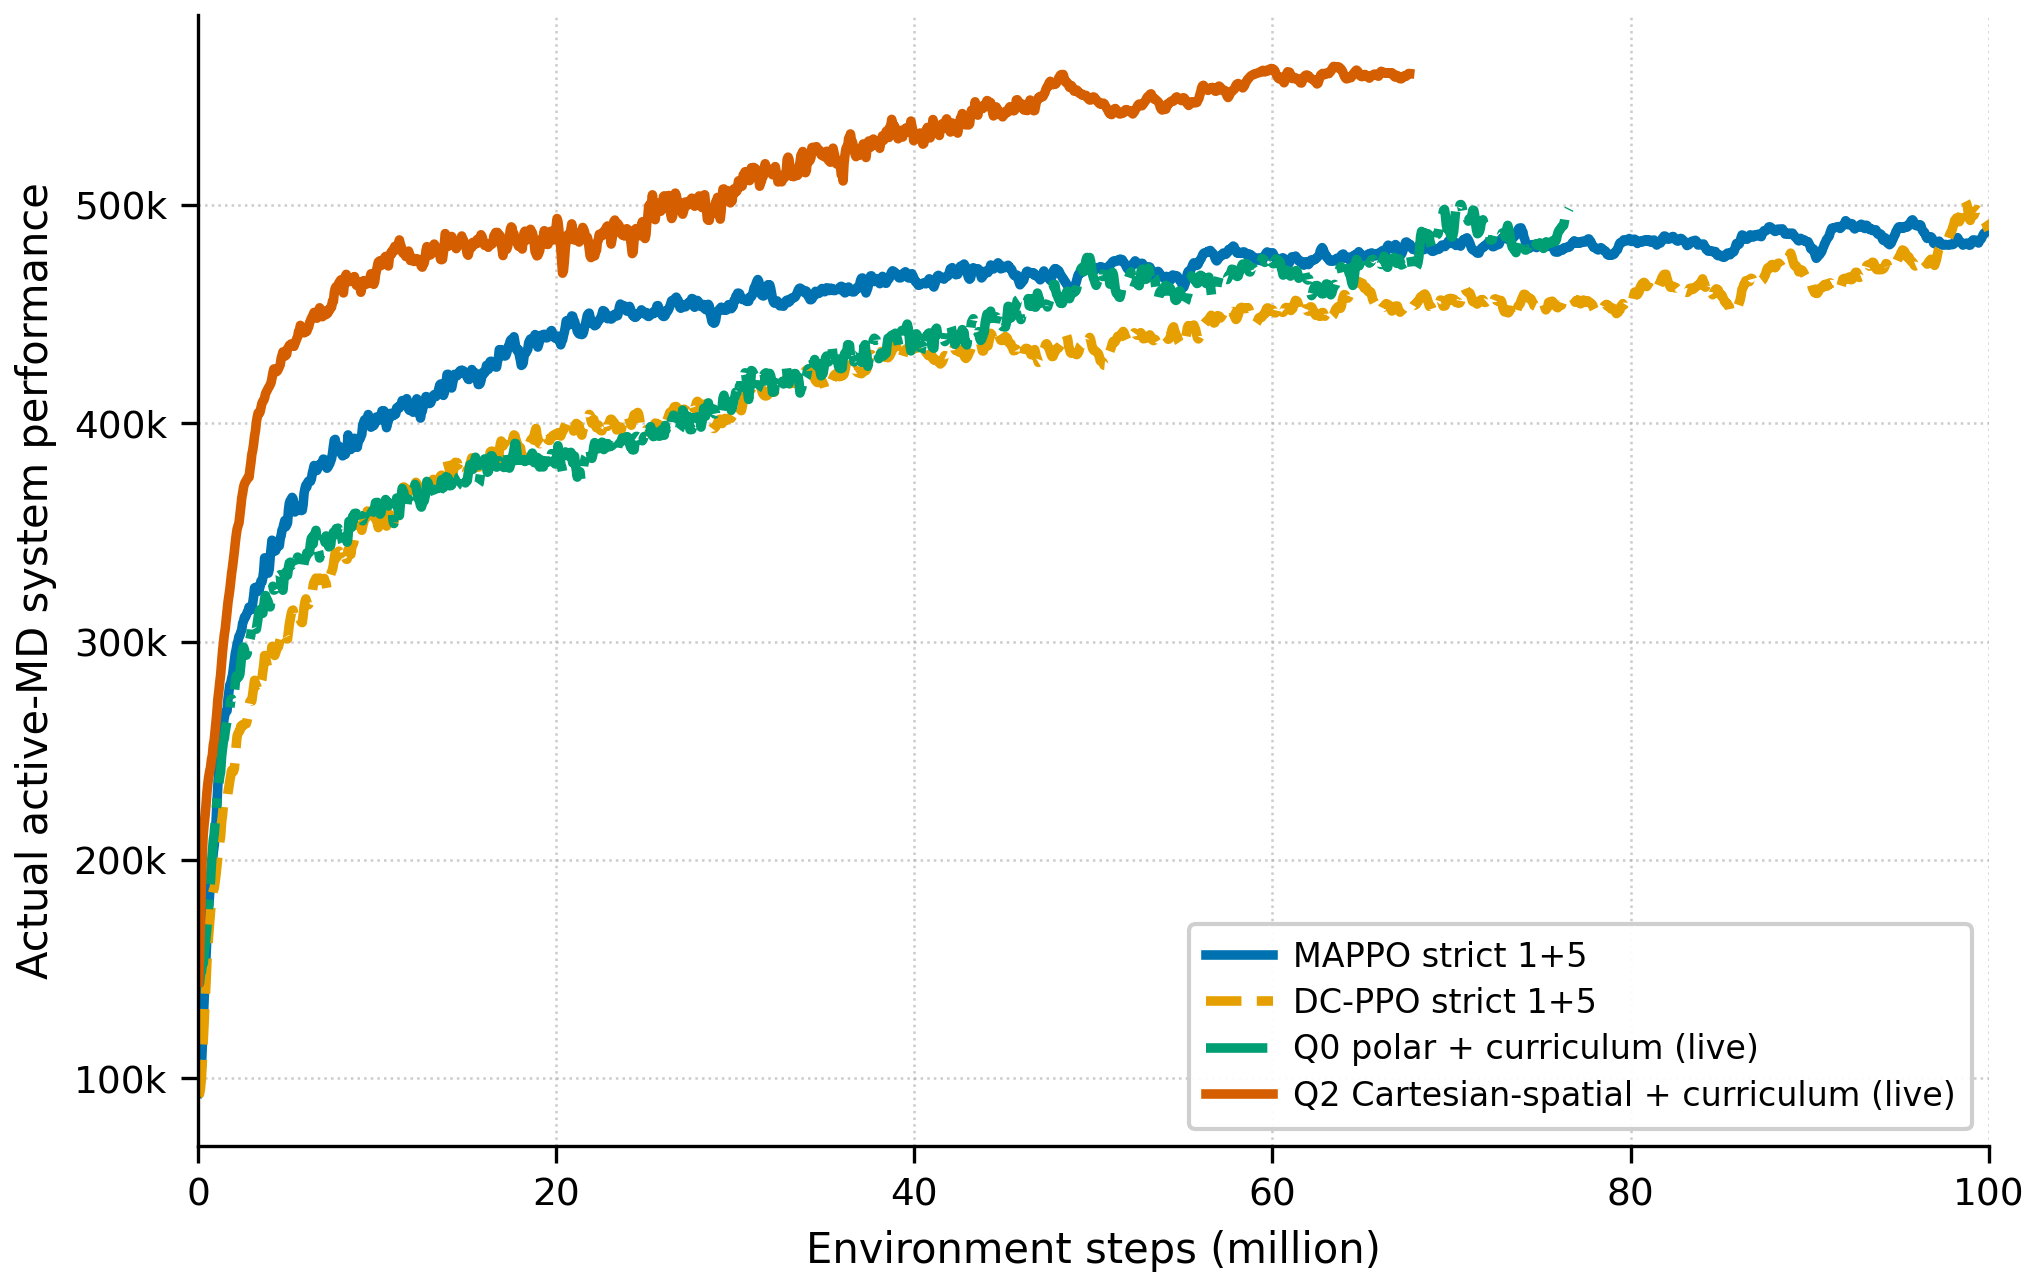

Generate this figure with Python:
from pathlib import Path
import csv
import matplotlib
matplotlib.use("Agg")
import matplotlib.pyplot as plt
from matplotlib.ticker import FuncFormatter
import numpy as np
from tensorboard.backend.event_processing import event_accumulator

OUT = Path(__file__).resolve().parent
ROOT = OUT.parents[2]
RESULTS = ROOT / "onpolicy" / "scripts" / "results" / "mec" / "mappo"
TAG = "agent0/system_performance_true_all_GUs"
OFFSET = 50_000_000

def read(name, run="run1"):
    f = sorted((RESULTS / name / run / "logs").glob("events.out.tfevents.*"))[-1]
    ea = event_accumulator.EventAccumulator(str(f), size_guidance={event_accumulator.SCALARS: 0})
    ea.Reload(); events = ea.Scalars(TAG)
    return np.array([e.step for e in events], dtype=np.int64), np.array([e.value for e in events], float)

def stitch(prefix):
    s1, y1 = read(f"regional_dynamic_strict1p5_init110_220_330_440_{prefix}_gae095_seed2_50m")
    s2, y2 = read(f"regional_dynamic_strict1p5_init110_220_330_440_{prefix}_gae095_seed2_warm50to100m")
    return np.r_[s1, s2 + OFFSET], np.r_[y1, y2]

def smooth3(y):
    return np.array([y[max(0, i-1):min(len(y), i+2)].mean() for i in range(len(y))])

def main():
    specs = [
        ("MAPPO strict 1+5", lambda: stitch("mappo"), "#0072B2", "-"),
        ("DC-PPO strict 1+5", lambda: stitch("dcppo"), "#E69F00", "--"),
        ("Q0 polar + curriculum (live)", lambda: read("q0_polar_standard_curriculum_completionpriority_seed2_100m_20260729"), "#009E73", "-."),
        ("Q2 Cartesian-spatial + curriculum (live)", lambda: read("q2_cartesian_spatial_curriculum_completionpriority_seed2_100m_20260729", "run2"), "#D55E00", "-"),
    ]
    curves=[]
    for label, loader, color, style in specs:
        steps, raw = loader(); curves.append(dict(label=label, steps=steps, x=steps/1e6, raw=raw, smooth=smooth3(raw), color=color, style=style))
    assert all(np.all(np.diff(c["steps"]) > 0) for c in curves)

    common_steps = min(c["steps"][-1] for c in curves)
    with (OUT/"plotted_curves.csv").open("w", newline="", encoding="utf-8") as f:
        w=csv.writer(f); w.writerow(["series","environment_steps","environment_steps_million","raw_value","three_point_smoothed_value"])
        for c in curves:
            for row in zip(c["steps"], c["x"], c["raw"], c["smooth"]): w.writerow([c["label"], *row])
    with (OUT/"curve_summary.csv").open("w", newline="", encoding="utf-8") as f:
        w=csv.writer(f); w.writerow(["series","points","last_steps","last20_mean","last50_mean","best20_mean","value_at_common_steps","common_steps"])
        for c in curves:
            roll=np.convolve(c["raw"],np.ones(20)/20,mode="valid")
            w.writerow([c["label"],len(c["raw"]),c["steps"][-1],c["raw"][-20:].mean(),c["raw"][-50:].mean(),roll.max(),np.interp(common_steps,c["steps"],c["smooth"]),common_steps])

    plt.rcParams.update({"font.family":"sans-serif","font.sans-serif":["DejaVu Sans","Arial"],"font.size":10,"axes.labelsize":10,"xtick.labelsize":9,"ytick.labelsize":9,"legend.fontsize":8})
    fig, ax = plt.subplots(figsize=(7,4.5))
    for c in curves: ax.plot(c["x"], c["smooth"], color=c["color"], ls=c["style"], lw=2.3, label=c["label"])
    ax.set_xlim(0,100); ax.set_xlabel("Environment steps (million)"); ax.set_ylabel("Actual active-MD system performance")
    ax.yaxis.set_major_formatter(FuncFormatter(lambda v,_: f"{v/1000:.0f}k"))
    ax.grid(axis="both",ls=":",lw=.6,alpha=.65); ax.spines[["top","right"]].set_visible(False); ax.tick_params(direction="out",length=4)
    ax.legend(loc="lower right",frameon=True,framealpha=.94,labelspacing=.4,handletextpad=.6,borderpad=.5)
    fig.tight_layout(); fig.savefig(OUT/"plot.png",dpi=300,bbox_inches="tight",pad_inches=.05); plt.close(fig)

if __name__ == "__main__": main()
